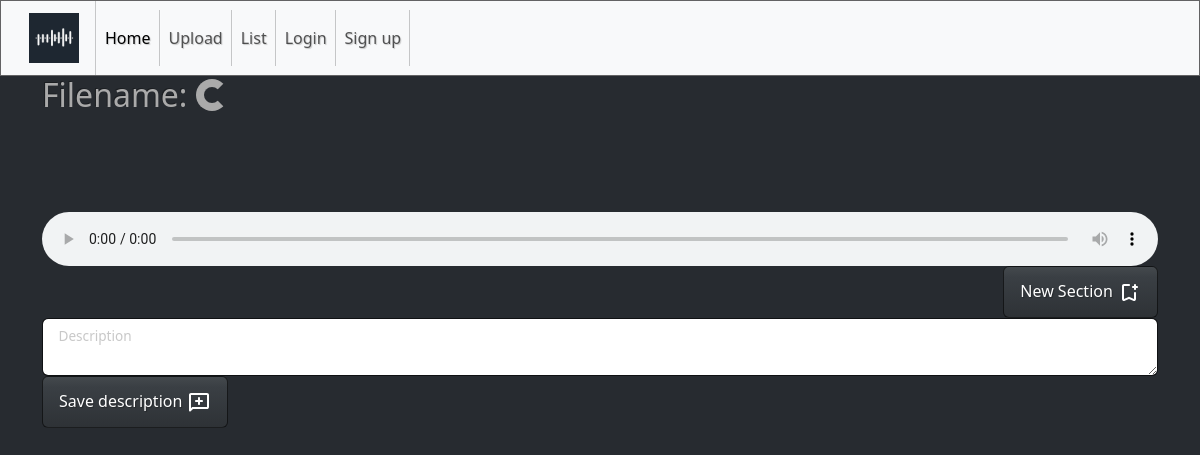
The app's page /track/f1ce1c09a7314a98a69522d229e022f9/play, older data.
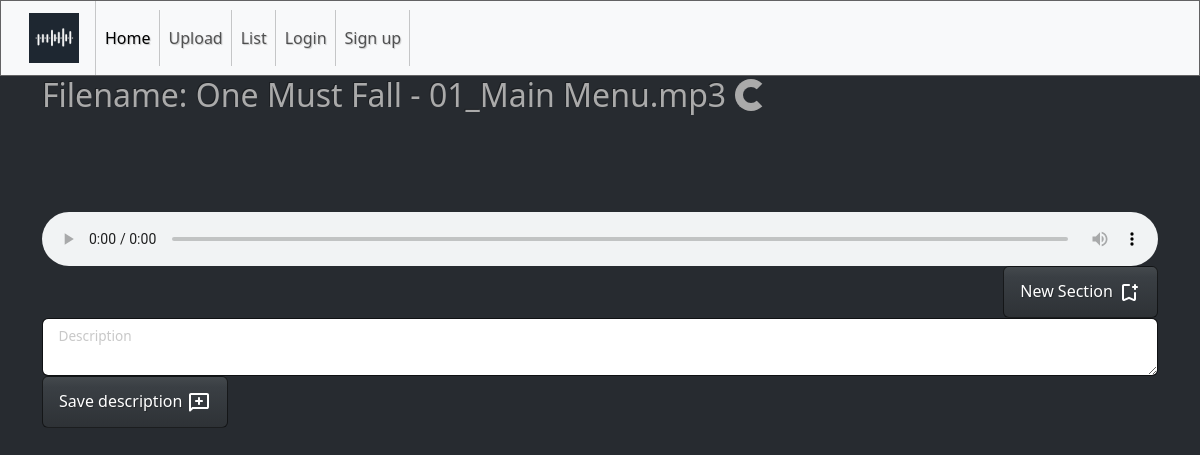
The same page, newer data.
### models/models.py (models this page shows, shortened)
class Track(db.Model):
    id = db.Column(db.Integer, primary_key=True)
    name = db.Column(db.String(255), nullable=False)
    local_name = db.Column(db.String(32), nullable=False)
    ts_add = db.Column( db.Float(), default=datetime.now().timestamp() )
    user_id = db.Column(db.Integer() , db.ForeignKey('user.id'))
    user = db.relationship('User', backref=db.backref('posts', lazy=True))

### blueprints/default.py (the view)
@app.route('/track/<file>/play')
def play(file):
    track = Track.query.filter(Track.local_name == file).first()
    return render_template('play.html', track=track)

### templates/play.html (shortened to what this page needs)
{% extends "base.html" %}
{% block content %}
<div class="row">
  <div class="col">
      <h2>Filename: {{track.name}}
        <div class="spinner-border" role="status" id="waveform-spinner">
        </div>
      </h2>
    <div id="waveform"></div>
    <button id="add_section_button" class="btn btn-primary float-end" href="#">
      New Section <span></span>
    </button>
  </div>
</div>
<div class="row">
  <div class="col">
    <div id="description-container">
      <div id="description-form" class="form-floating">
        <textarea class="form-control" id="description-textarea"></textarea>
        <label for="description-textarea">Description</label>
      </div>
      <button id="save_description_button" class="btn btn-primary">Save description <span></span></button>
    </div>
  </div>
</div>
{% endblock %}

Row changes from the older to the newer data that the page shows:
now on this page (row edited): Track: name "One Must Fall - 01_Main Menu.mp3"
